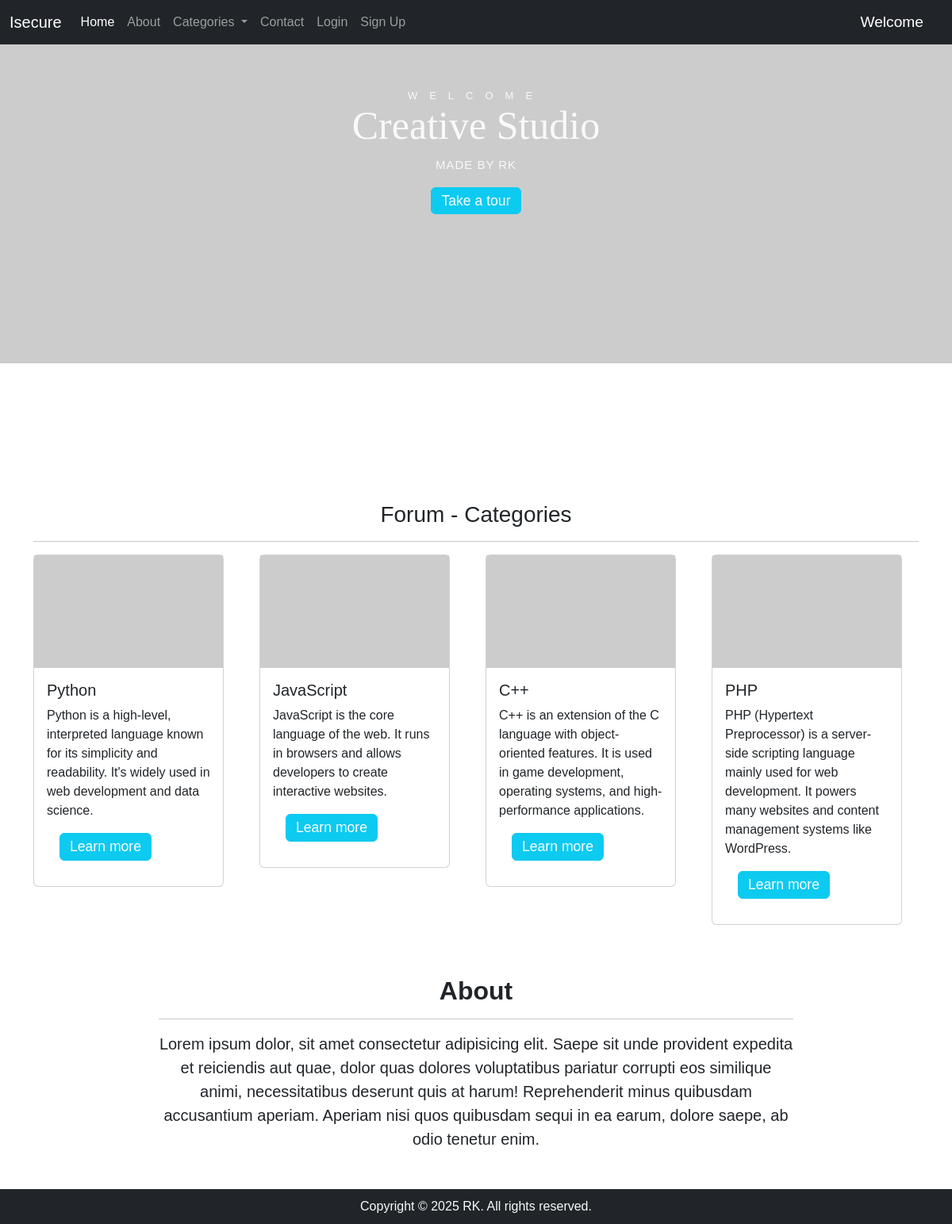
The page / on the database its author committed.
### tables this page shows
CREATE TABLE `categories` (
  `category_id` int(3) NOT NULL,
  `category_name` varchar(20) NOT NULL,
  `category_des` text NOT NULL
);

### index.php (the view, shortened to what this page needs)
<?php include("security/DB_connect.php"); ?>
<!DOCTYPE html>
<html lang="en">
<head>
    <link href="https://cdn.jsdelivr.net/npm/bootstrap@5.3.7/dist/css/bootstrap.min.css" rel="stylesheet"
>
    <link rel="stylesheet" href="style.css">
</head>
<body>
    <?php include "components/header.php"; ?>
    <div class="container my-5" style="min-height: 60vh;">
        <div class="content text-light">
            <small class="s1">WELCOME<br></small>
            <h1>Creative Studio</h1>
            <small>MADE BY RK</small><br>
            <button class="btn btn-info btn2"><a class="nav-link" href="#tour">Take a tour</a></button>
        </div>
    </div>
    <div class="container">
        <h3 id="tour" class="text-center text-dark">Forum - Categories</h3>
        <hr class="text-dark">
        <div class="row">
            <?php
            $sql = "SELECT * FROM `categories`";
            $result = mysqli_query($conn, $sql);
            while ($row = mysqli_fetch_assoc($result)) {
                echo '<div class="col-md-3 mb-3">
        <div class="card" style="width: 15rem;">
            <img src="https://picsum.photos/500/300" alt="Tech">
            <div class="card-body">
                <h5 class="card-title">' . $row["category_name"] . '</h5>
                <p class="card-text">' . $row["category_des"] . '</p>
                <a href="categories_list.php?cid=' . $row["category_id"] . '" class="btn btn2 btn-info">Learn more</a>
            </div>
        </div>
        </div>
    ';
            }
            ?></div>
    </div>
    <div class="mx-auto mt-5" style="width: 800px;">
        <h2 id="about" class="text-center text-dark fw-bold">About</h2>
        <hr class="text-dark">
        <p class="text-center text-dark fs-5">
            Lorem ipsum dolor, sit amet consectetur adipisicing elit. Saepe sit unde provident expedita et reiciendis aut quae, dolor quas dolores voluptatibus pariatur corrupti eos similique animi, necessitatibus deserunt quis at harum! Reprehenderit minus quibusdam accusantium aperiam. Aperiam nisi quos quibusdam sequi in ea earum, dolore saepe, ab odio tenetur enim.
        </p>
    </div>
    <?php include 'components/footer.php'; ?>
</body>
</html>

### components/header.php (shortened to what this page needs)
<?php
$loggedin = true;
echo '<nav class="navbar navbar-expand-lg navbar-dark bg-dark">
        <div class="container-fluid">
            <a class="navbar-brand" href="./index.php">Isecure</a>
            <button class="navbar-toggler" type="button" data-bs-toggle="collapse" data-bs-target="#navbarSupportedContent" aria-controls="navbarSupportedContent" aria-expanded="false" aria-label="Toggle navigation">
                <span class="navbar-toggler-icon"></span>
            </button>
            <div class="collapse navbar-collapse" id="navbarSupportedContent">
                <ul class="navbar-nav me-auto mb-2 mb-lg-0">
                    <li class="nav-item">
                        <a class="nav-link active" aria-current="page" href="./index.php">Home</a>
                    </li>
                    <li class="nav-item">
                        <a class="nav-link" href="./#about">About</a>
                    </li>
                    <li class="nav-item dropdown">
          <a class="nav-link dropdown-toggle" href="#" role="button" data-bs-toggle="dropdown" aria-expanded="false">
            Categories
          </a>
          <ul class="dropdown-menu">';
echo ' <li><hr class="dropdown-divider"></li>
        </ul>
            </li>
                    <li class="nav-item">
                        <a class="nav-link" href="./contactus.php">Contact</a>
                    </li>
                    ';
if ($loggedin) {
    echo '<li class="nav-item">
                        <a class="nav-link" href="./login.php">Login</a>
                    </li>
                    <li class="nav-item">
                        <a class="nav-link" href="./signup.php">Sign Up</a>
                    </li>
            </ul>';
}
echo '
                <div class="d-flex">
                    <p class="welu wel me-2">Welcome</p>
                    <P  class="welu me-3">';
echo '</P>
                </div>
            </div>
        </div>
    </nav>';

### components/footer.php
<?php
   echo '<p class="text-center bg-dark mt-5 text-light" style="padding: 10px;">Copyright © 2025 RK. All rights reserved.</p>';
?>

### style.css (style rules this page uses)
* { margin: 0; padding: 0; font-family: sans-serif; box-sizing: border-box; }
.welu { FONT-SIZE: larger; FONT-WEIGHT: bold; color: white; FONT-SIZE: larger; FONT-WEIGHT: bold; }
.wel { FONT-WEIGHT: 200; }
p { margin-bottom: 0; }
.content { position: relative; text-align: center; margin: 0; padding: 0; }
.content h1 { font-family: cursive; font-size: 50px; }
.content small { margin: 0; padding: 0; letter-spacing: 1px; font-size: 15px; }
small.s1 { position: relative; top: 4px; letter-spacing: 15px; font-size: 13px; }
.btn2 { margin: 16px; font-family: 'Trebuchet MS', 'Lucida Sans Unicode', 'Lucida Grande', 'Lucida Sans', Arial, sans-serif; font-size: 1.1rem; padding: 3px 12px; color: #fff; backdrop-filter: blur(2px); }

### index.php (style rules this page uses)
body { background-image: url('https://picsum.photos/1920/1080'); background-size: cover; background-position: center; background-repeat: no-repeat; height: 30vh; color: white; }

### rows shown on the page
categories: category_name "Python", category_des "Python is a high-level, interpreted language known for its simplicity and readability. It's widely used in web development and data science."
categories: category_name "JavaScript", category_des "JavaScript is the core language of the web. It runs in browsers and allows developers to create interactive websites."
categories: category_name "C++", category_des "C++ is an extension of the C language with object-oriented features. It is used in game development, operating systems, and high-performance applications."
categories: category_name "PHP", category_des "PHP (Hypertext Preprocessor) is a server-side scripting language mainly used for web development. It powers many websites and content management systems like WordPress."
